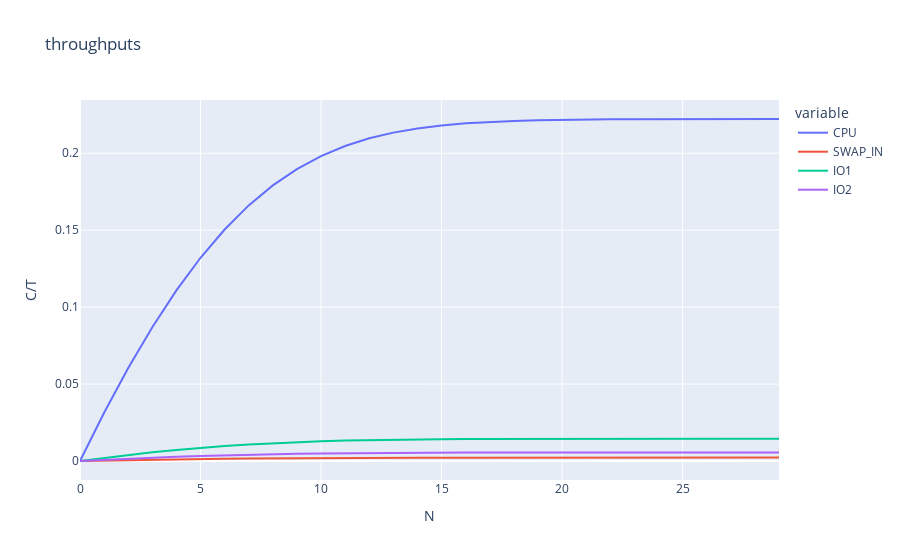

The notebook cell saved with this chart:
### Code cell
produce_graph_and_save(throughputs,"throughputs","C/T")

### Figure 1 — Plotly figure (JSON) as saved in the notebook; plotly's stock layout.template omitted (floating-point values rounded to 4 significant figures)
{"data": [{"hovertemplate": "variable=CPU<br>N=%{x}<br>value=%{y}<extra></extra>", "legendgroup": "CPU", "line": {"color": "#636efa", "dash": "solid"}, "marker": {"symbol": "circle"}, "mode": "lines", "name": "CPU", "orientation": "v", "showlegend": true, "type": "scatter", "x": [0, 1, 2, 3, 4, 5, 6, 7, 8, 9, 10, 11, 12, 13, 14, 15, 16, 17, 18, 19, 20, 21, 22, 23, 24, 25, 26, 27, 28, 29], "xaxis": "x", "y": [0, 0.03135, 0.0604, 0.08696, 0.1109, 0.132, 0.1504, 0.1661, 0.1791, 0.1897, 0.1981, 0.2047, 0.2097, 0.2134, 0.2161, 0.218, 0.2194, 0.2203, 0.221, 0.2214, 0.2217, 0.2219, 0.222, 0.2221, 0.2221, 0.2222, 0.2222, 0.2222, 0.2222, 0.2222], "yaxis": "y"}, {"hovertemplate": "variable=SWAP_IN<br>N=%{x}<br>value=%{y}<extra></extra>", "legendgroup": "SWAP_IN", "line": {"color": "#EF553B", "dash": "solid"}, "marker": {"symbol": "circle"}, "mode": "lines", "name": "SWAP_IN", "orientation": "v", "showlegend": true, "type": "scatter", "x": [0, 1, 2, 3, 4, 5, 6, 7, 8, 9, 10, 11, 12, 13, 14, 15, 16, 17, 18, 19, 20, 21, 22, 23, 24, 25, 26, 27, 28, 29], "xaxis": "x", "y": [0, 0.0003135, 0.000604, 0.0008696, 0.001109, 0.00132, 0.001504, 0.001661, 0.001791, 0.001897, 0.001981, 0.002047, 0.002097, 0.002134, 0.002161, 0.00218, 0.002194, 0.002203, 0.00221, 0.002214, 0.002217, 0.002219, 0.00222, 0.002221, 0.002221, 0.002222, 0.002222, 0.002222, 0.002222, 0.002222], "yaxis": "y"}, {"hovertemplate": "variable=IO1<br>N=%{x}<br>value=%{y}<extra></extra>", "legendgroup": "IO1", "line": {"color": "#00cc96", "dash": "solid"}, "marker": {"symbol": "circle"}, "mode": "lines", "name": "IO1", "orientation": "v", "showlegend": true, "type": "scatter", "x": [0, 1, 2, 3, 4, 5, 6, 7, 8, 9, 10, 11, 12, 13, 14, 15, 16, 17, 18, 19, 20, 21, 22, 23, 24, 25, 26, 27, 28, 29], "xaxis": "x", "y": [0, 0.002038, 0.003926, 0.005652, 0.007207, 0.008583, 0.009778, 0.01079, 0.01164, 0.01233, 0.01288, 0.0133, 0.01363, 0.01387, 0.01404, 0.01417, 0.01426, 0.01432, 0.01436, 0.01439, 0.01441, 0.01442, 0.01443, 0.01444, 0.01444, 0.01444, 0.01444, 0.01444, 0.01444, 0.01444], "yaxis": "y"}, {"hovertemplate": "variable=IO2<br>N=%{x}<br>value=%{y}<extra></extra>", "legendgroup": "IO2", "line": {"color": "#ab63fa", "dash": "solid"}, "marker": {"symbol": "circle"}, "mode": "lines", "name": "IO2", "orientation": "v", "showlegend": true, "type": "scatter", "x": [0, 1, 2, 3, 4, 5, 6, 7, 8, 9, 10, 11, 12, 13, 14, 15, 16, 17, 18, 19, 20, 21, 22, 23, 24, 25, 26, 27, 28, 29], "xaxis": "x", "y": [0, 0.0007837, 0.00151, 0.002174, 0.002772, 0.003301, 0.003761, 0.004152, 0.004477, 0.004742, 0.004953, 0.005117, 0.005241, 0.005334, 0.005402, 0.00545, 0.005484, 0.005508, 0.005524, 0.005535, 0.005542, 0.005547, 0.00555, 0.005552, 0.005553, 0.005554, 0.005555, 0.005555, 0.005555, 0.005555], "yaxis": "y"}], "layout": {"legend": {"title": {"text": "variable"}, "tracegroupgap": 0}, "title": {"text": "throughputs"}, "xaxis": {"anchor": "y", "domain": [0, 1], "title": {"text": "N"}}, "yaxis": {"anchor": "x", "domain": [0, 1], "title": {"text": "C/T"}}}}
